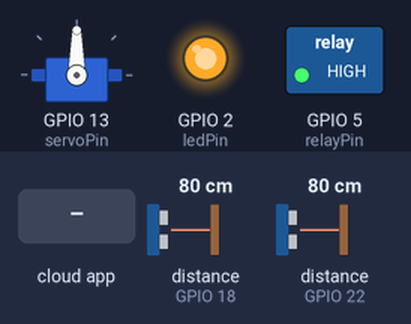
A sketch run on a simulated ESP32. Parts: servo, switched loads named in the sketch (green lamp = pin HIGH), output pins drawn as LEDs (lit = HIGH). Wiring (inferred from the names in the program): 2 × ultrasonic range finder: trigger GPIO 19, echo GPIO 18 / trigger GPIO 21, echo GPIO 22. Dashed ring = blinking. The inputs (shaded band) are chosen by the test bench; at power-on: distance to the obstacle (sensors on GPIO 22, GPIO 18) 80 cm. The echo pulse lasts 58.3 µs per cm; WiFi joins after 1.5 s; servers stay silent unless stated; the Firebase database answers and starts empty; pins used as bus, display or sensor lines are not drawn; what the sketch prints to the serial monitor is not drawn.

Above: at 3.3 s.
3.4 s: distance to the obstacle (sensor on GPIO 22) set to 13 cm
6.2 s: distance to the obstacle (sensor on GPIO 22) set to 10 cm
At 7.4 s:
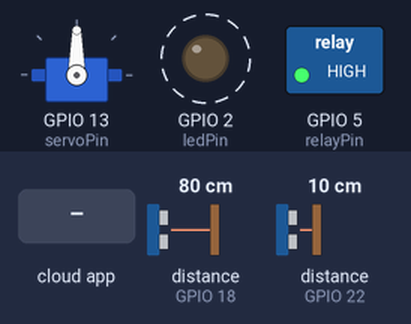
9.2 s: the phone or cloud app sets override to close
At 9.54 s:
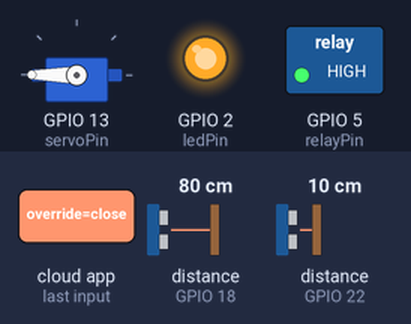
12.2 s: the phone or cloud app sets override to open
At 12.5 s:
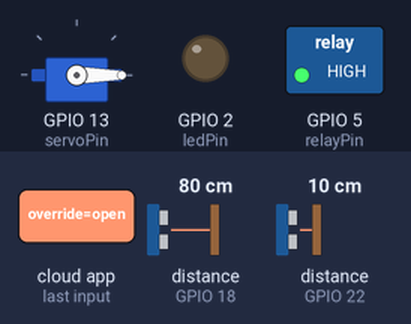
15.2 s: distance to the obstacle (sensor on GPIO 22) set to 18 cm
16.7 s: distance to the obstacle (sensor on GPIO 22) set to 2 cm
At 18.42 s:
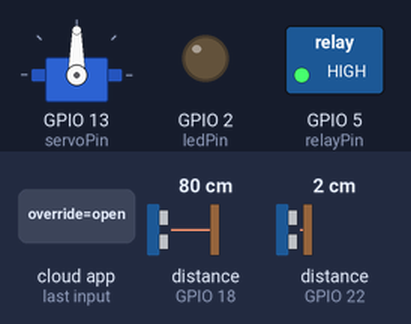
Timing chart, 0 to 20.7 s (numbered marks = the images above; inputs shaded):
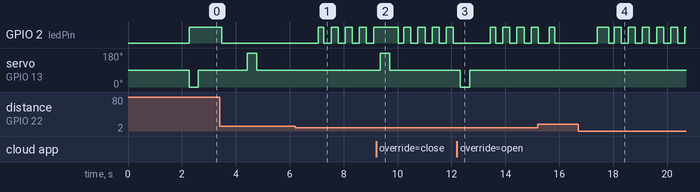

The sketch:

esp32_setup.ino
```cpp
#include <WiFi.h>
#include <Firebase_ESP_Client.h>
#include "addons/TokenHelper.h"
#include "addons/RTDBHelper.h"
#include <ESP32Servo.h>

Servo lidServo;

// ================= FIREBASE =================
#define API_KEY "AIzaSyA-lRaDMrUtaONmTth7YZXOCj0qWhqLKwQ"
#define DATABASE_URL "https://trashbin-esp32-default-rtdb.asia-southeast1.firebasedatabase.app"

FirebaseData fbdo;
FirebaseAuth auth;
FirebaseConfig config;
FirebaseJson json;
FirebaseStream stream;

// ================= WIFI (EDIT THESE) =================
const char* WIFI_SSID = "Regex";
const char* WIFI_PASSWORD = "Regex314";


// ================= PINS =================
const int trigPin = 19;
const int echoPin = 18;
const int trigPinFull = 21;
const int echoPinFull = 22;
const int servoPin = 13;
const int ledPin = 2;
const int relayPin = 5;

// ================= SETTINGS =================
const int TRIGGER_DISTANCE = 20;
const int FULL_DISTANCE = 10;
const int STOP = 90; // Neutral (No movement)

// Lid close timing
const unsigned long LID_CLOSE_DELAY_MS = 600; // require no-person for this long before closing


// REVERSED DIRECTIONS
const int OPEN_DIR = 0;     // Clockwise rotation to OPEN
const int CLOSE_DIR = 180;  // Counter-Clockwise rotation to CLOSE

// TIMING FOR 90 DEGREES
const int LID_MOVEMENT_TIME = 350;

const unsigned long SPRAY_DELAY = 3000;
const unsigned long SPRAY_DURATION = 1000;

// ================= FIREBASE PATHS =================
const char* TRASH_PATH = "trashbin";
const char* OVERRIDE_PATH = "trashbin/override";

// NOTE: ensure these debug flags exist at compile time (kept for future tuning)
// bool lastSeenOverride = false;


// ================= STATES =================
// NOTE: use a debounced/hysteresis version of the "person present" signal
// to prevent the lid from getting stuck open due to brief ultrasonic glitches.
bool personDetected = false; // stable/debounced value used by lid logic
bool lidOpen = false;
bool binFull = false;

// Person detection tuning
const long PERSON_LOST_DELAY_MS = 1500; // must be absent for this long before we allow closing
// const long PERSON_PRESENT_MARGIN_CM = 2; // (unused) kept for future hysteresis tuning
bool personDetectedRaw = false;
unsigned long personLastSeenMs = 0;
bool spraying = false;
bool waitingToSpray = false;

unsigned long closeTime = 0;
unsigned long sprayStartTime = 0;
unsigned long lastBlink = 0;

int fullCount = 0;
int emptyCount = 0;
const int FULL_TRIGGER_COUNT = 5;

// Bin level update
unsigned long lastBinLevelPush = 0;
const unsigned long BIN_LEVEL_PUSH_INTERVAL_MS = 2000; // less write churn to Firebase
const int BIN_LEVEL_DEADBAND = 3; // only push if change >= this amount
int lastPushedBinLevel = -1;


// Lid open counter (count every time lid opens from closed -> open)
bool lastLidOpenState = false;
unsigned long lidOpenEdgeCooldownMs = 800; // debounce
unsigned long lastLidOpenEdgeMs = 0;

int lastSeenOverride = -1; // not used, placeholder if you want debounce later


String lastOverrideValue = "";
bool overrideInProgress = false;

// Manual override: when user requests "open", we should not let sensor logic immediately close it.
bool manualOverrideActive = false;
unsigned long manualOverrideOpenedAtMs = 0;
const unsigned long MANUAL_OVERRIDE_TIMEOUT_MS = 30000; // 30s; prevents staying open forever.

// auto-close helper: start close timer when no person detected
bool closeTimerArmed = false;
unsigned long closeTimerStartMs = 0;


// ================= SENSOR HELPER =================

long readDistance(int tp, int ep) {
  digitalWrite(tp, LOW);
  delayMicroseconds(2);
  digitalWrite(tp, HIGH);
  delayMicroseconds(10);
  digitalWrite(tp, LOW);
  long duration = pulseIn(ep, HIGH, 30000);
  if (duration == 0) return 999;
  return duration * 0.034 / 2;
}

// ================= MOVEMENT HELPER =================
void moveLid(int dir) {
  lidServo.write(dir);
  delay(LID_MOVEMENT_TIME);
  lidServo.write(STOP);
}

bool signupOK = false;

void firebaseInitAndStream() {
  config.api_key = API_KEY;
  config.database_url = DATABASE_URL;

  if(Firebase.signUp(&config, &auth, "", "")){
    Serial.println("signup OK");
    signupOK = true;
  }else{
    Serial.printf("%s\n", config.signer.signupError.message.c_str());
  }

  config.token_status_callback = tokenStatusCallback;

  // For RTDB, no user/password required if rules allow it.

  Firebase.begin(&config, &auth);
  Firebase.reconnectWiFi(true);

  // Stream-based callbacks are not available in this Arduino Firebase client version.
  // We'll poll trashbin/override in loop() instead.

  Firebase.RTDB.setString(&fbdo, OVERRIDE_PATH, "none");
  Firebase.RTDB.setInt(&fbdo, "trashbin/lidOpenCount", 0);
  Firebase.RTDB.setInt(&fbdo, "trashbin/binLevel", 0);
  Firebase.RTDB.setString(&fbdo, "trashbin/lidStatus", "closed");
  Serial.println("Firebase ready; polling trashbin/override in loop().");
}

void connectToWifi(){
  Serial.print("Connecting to Wifi");
  WiFi.mode(WIFI_STA);
  WiFi.begin(WIFI_SSID, WIFI_PASSWORD);

  // Don't block forever: allow the device to run sensors even if internet/Firebase is down.
  const unsigned long WIFI_TIMEOUT_MS = 15000;
  unsigned long start = millis();

  while (WiFi.status() != WL_CONNECTED && (millis() - start) < WIFI_TIMEOUT_MS) {
    delay(500);
    Serial.print('.');
  }

  if (WiFi.status() == WL_CONNECTED) {
    Serial.println();
    Serial.print("Connected: ");
    Serial.println(WiFi.localIP());
  } else {
    Serial.println();
    Serial.println("WiFi not connected (continuing local control only)");
  }
}

void setup() {
  // 1) Serial
  Serial.begin(115200);

  // 2) WiFi connect
  connectToWifi();


  // 3) Firebase
  firebaseInitAndStream();

  // 4) Pins
  pinMode(trigPin, OUTPUT);
  pinMode(echoPin, INPUT);
  pinMode(trigPinFull, OUTPUT);
  pinMode(echoPinFull, INPUT);
  pinMode(ledPin, OUTPUT);
  pinMode(relayPin, OUTPUT);

  lidServo.attach(servoPin);
  lidServo.write(STOP);

  digitalWrite(relayPin, HIGH); // Relay OFF (Active LOW)
  digitalWrite(ledPin, LOW);

  lidOpen = false;
  binFull = false;
  lastLidOpenState = false;
}

void loop() {
  // 0) Poll override command (rate-limited)
  static unsigned long lastOverridePoll = 0;
  const unsigned long OVERRIDE_POLL_MS = 250;

  // Keep last pushed level initialized if first run
  static bool initializedBinDeadband = false;
  if (!initializedBinDeadband) {
    lastPushedBinLevel = -1;
    initializedBinDeadband = true;
  }


  if (!overrideInProgress && millis() - lastOverridePoll >= OVERRIDE_POLL_MS) {
    lastOverridePoll = millis();

    if (Firebase.RTDB.getString(&fbdo, OVERRIDE_PATH)) {
      String val = fbdo.stringData();
      if (val == "open") {
        // Manual open override: keep lid from auto-closing until timeout or explicit close.
        manualOverrideActive = true;
        manualOverrideOpenedAtMs = millis();

  // If currently closed, transition to open and count.
        if (!lidOpen) {
          lidOpen = true;
          moveLid(OPEN_DIR);

          // Count every closed -> open transition (debounced)
          unsigned long nowMs = millis();
          if (nowMs - lastLidOpenEdgeMs >= lidOpenEdgeCooldownMs) {
            int current = 0;
            if (Firebase.RTDB.getInt(&fbdo, "trashbin/lidOpenCount")) {
              current = fbdo.intData();
            }
            current++;
            Firebase.RTDB.setInt(&fbdo, "trashbin/lidOpenCount", current);
            lastLidOpenEdgeMs = nowMs;
          }
        }


        Firebase.RTDB.setString(&fbdo, "trashbin/lidStatus", "open");
        Firebase.RTDB.setString(&fbdo, OVERRIDE_PATH, "none");
      } else if (val == "close") {
        overrideInProgress = true;
        manualOverrideActive = false;
        lidOpen = false;
        moveLid(CLOSE_DIR);
        Firebase.RTDB.setString(&fbdo, "trashbin/lidStatus", "closed");
        Firebase.RTDB.setString(&fbdo, OVERRIDE_PATH, "none");
        overrideInProgress = false;
      }

    }
  }

  // 1. READ SENSORS
  long dist = readDistance(trigPin, echoPin);
  long fullDist = readDistance(trigPinFull, echoPinFull);

// Person detection with hysteresis + consecutive no-person samples
  // Open threshold: <= TRIGGER_DISTANCE
  const int CLOSE_DISTANCE = TRIGGER_DISTANCE + 5; // close only when farther than open threshold


  bool personNow = (dist <= TRIGGER_DISTANCE);      // “someone is here”
  bool personFar = (dist > CLOSE_DISTANCE);        // “confidently gone”

  // Keep lastSeen for manual override timeout/debug if needed
  if (personNow) {
    personLastSeenMs = millis();
  }

  // Count consecutive confident no-person readings
  const int NO_PERSON_SAMPLE_COUNT = 3;
  static int noPersonStreak = 0;
  if (personFar) {
    noPersonStreak++;
  } else {
    noPersonStreak = 0;
  }

  // Final debounced “person present” state:
  // - stay present for any near detection
  // - require N consecutive far readings before allowing “no person”
  personDetectedRaw = personNow;
  bool personDetectedByStreak = (noPersonStreak < NO_PERSON_SAMPLE_COUNT);
  personDetected = personDetectedByStreak;


  // If manual override is active, keep the lid open and suppress automatic closing.
  if (manualOverrideActive) {
    if (millis() - manualOverrideOpenedAtMs >= MANUAL_OVERRIDE_TIMEOUT_MS) {
      manualOverrideActive = false;
    }
  }

  // Arm auto-close timer only when we have a stable "no person" state.
  // This prevents the lid from getting stuck open during intermittent sensor gaps.
  if (!personDetected) {
    if (!closeTimerArmed) {
      closeTimerArmed = true;
      closeTimerStartMs = millis();
    }
  } else {
    closeTimerArmed = false;
  }


  // Update binLevel for the web dashboard
  // fullDist is the distance from the bin's "fullness" sensor.
  // Goal: FULL_DISTANCE -> 100%, TRIGGER_DISTANCE -> 0%.
  // Note: if the sensor fails (999), treat as empty (0%).
  int levelPercent = 0;

  // Map distance -> fullness % using stable linear interpolation.
  // When the bin is EMPTY: fullDist should be >= TRIGGER_DISTANCE => 0%
  // When the bin is FULL : fullDist should be <= FULL_DISTANCE    => 100%
  if (fullDist >= 999) {
    levelPercent = 0;
  } else {
    long d = fullDist;
    if (d <= FULL_DISTANCE) d = FULL_DISTANCE;
    if (d >= TRIGGER_DISTANCE) d = TRIGGER_DISTANCE;

    long range = (long)TRIGGER_DISTANCE - (long)FULL_DISTANCE; // positive
    if (range <= 0) range = 1;

    // fraction = (TRIGGER - d) / (TRIGGER - FULL)  => 0..1
    long fractionNumerator = (long)TRIGGER_DISTANCE - d; // 0..range
    levelPercent = (int)(fractionNumerator * 100L / range);

    if (levelPercent < 0) levelPercent = 0;
    if (levelPercent > 100) levelPercent = 100;
  }


  if (millis() - lastBinLevelPush >= BIN_LEVEL_PUSH_INTERVAL_MS) {
    // DEBUG: always print raw sensor + computed level so we can tune mapping.
    Serial.print("fullDist=");
    Serial.print(fullDist);
    Serial.print(" -> levelPercent=");
    Serial.println(levelPercent);

    // Deadband: reduce RTDB churn when small sensor noise occurs
    if (abs(levelPercent - lastPushedBinLevel) >= BIN_LEVEL_DEADBAND) {
      lastBinLevelPush = millis();
      Firebase.RTDB.setInt(&fbdo, "trashbin/binLevel", levelPercent);
      lastPushedBinLevel = levelPercent;
    } else {
      // still update timestamp to avoid spamming prints faster than BIN_LEVEL_PUSH_INTERVAL_MS
      lastBinLevelPush = millis();
    }
  }


  // Keep lid status synced for the web UI, but only when it changes
  static bool lastPushedLidOpen = false;
  if (lidOpen != lastPushedLidOpen) {
    lastPushedLidOpen = lidOpen;
    Firebase.RTDB.setString(&fbdo, "trashbin/lidStatus", lidOpen ? "open" : "closed");
  }


  // 2. BIN FULL LOGIC

  if (fullDist <= FULL_DISTANCE) {
    fullCount++;
    emptyCount = 0;
  } else {
    emptyCount++;
    fullCount = 0;
  }
  if (fullCount >= FULL_TRIGGER_COUNT) binFull = true;
  if (emptyCount >= FULL_TRIGGER_COUNT) binFull = false;

  // 3. LED FEEDBACK
  bool ledSteadyOn = false;
  if (binFull) {
    if (millis() - lastBlink >= 100) {
      lastBlink = millis();
      digitalWrite(ledPin, !digitalRead(ledPin));
    }
  } else if (personDetected) {
    ledSteadyOn = true;
    digitalWrite(ledPin, HIGH);
  } else if (spraying) {
    if (millis() - lastBlink >= 300) {
      lastBlink = millis();
      digitalWrite(ledPin, !digitalRead(ledPin));
    }
  } else {
    digitalWrite(ledPin, LOW);
  }


  // 4. CORE BEHAVIOR

  // If manual override is active, keep lid open and skip the automatic close/reopen logic.
  if (manualOverrideActive && lidOpen) {
    digitalWrite(relayPin, HIGH); // keep relay off (active LOW) during manual override
    spraying = false;
    waitingToSpray = false;
  } else if (binFull) {

    if (lidOpen) {
      moveLid(CLOSE_DIR); // Reverse back
      lidOpen = false;
    }
    digitalWrite(relayPin, HIGH);
    spraying = false;
    waitingToSpray = false;
  }

  else if (personDetected) {
    digitalWrite(relayPin, HIGH);
    spraying = false;
    waitingToSpray = false;

    if (!lidOpen) {
      moveLid(OPEN_DIR); // Clockwise Open
      lidOpen = true;

      // Count every closed -> open transition (sensor-driven) (debounced)
      unsigned long nowMs = millis();
      if (nowMs - lastLidOpenEdgeMs >= lidOpenEdgeCooldownMs) {
        int current = 0;
        if (Firebase.RTDB.getInt(&fbdo, "trashbin/lidOpenCount")) {
          current = fbdo.intData();
        }
        current++;
        Firebase.RTDB.setInt(&fbdo, "trashbin/lidOpenCount", current);
        lastLidOpenEdgeMs = nowMs;
      }
    }
  }

  else {
    // If lid is open, only close after we've had stable "no person" for a bit.
    if (lidOpen) {
      if (closeTimerArmed && (millis() - closeTimerStartMs >= LID_CLOSE_DELAY_MS)) {
        moveLid(CLOSE_DIR); // Counter-Clockwise Close
        lidOpen = false;
        waitingToSpray = true;
        closeTime = millis();
        closeTimerArmed = false;
      }
    }


    if (waitingToSpray) {
      if (millis() - closeTime >= SPRAY_DELAY) {
        waitingToSpray = false;
        spraying = true;
        sprayStartTime = millis();
        digitalWrite(relayPin, LOW);
      }
    }

    if (spraying) {
      if (millis() - sprayStartTime >= SPRAY_DURATION) {
        spraying = false;
        digitalWrite(relayPin, HIGH);
      }
    }
  }

  delay(50);
} 
```

Measured:
- the behaviour switches between 12 and 11 cm on distance to the obstacle (sensor on GPIO 22) (found by bisection; images 0 and 1)
- after the input at 6.2 s, GPIO 5 (relayPin): stays HIGH (without the input it goes to LOW after 1.8 s)
- after the input at 9.2 s, servo on GPIO 13 (servoPin): 90° → 180° after 0.17 s, → 90° 0.35 s later
- after the input at 12.2 s, servo on GPIO 13 (servoPin): 90° → 0° after 0.13 s, → 90° 0.35 s later
- after the input at 16.7 s, GPIO 2 (ledPin): goes HIGH 0.41 s, LOW 0.21 s, 5 × (HIGH 0.26 s, LOW 0.26 s), then HIGH, starting after 0.72 s
- by itself, GPIO 2 (ledPin): alternates HIGH for 0.26 s and LOW for 0.26 s
